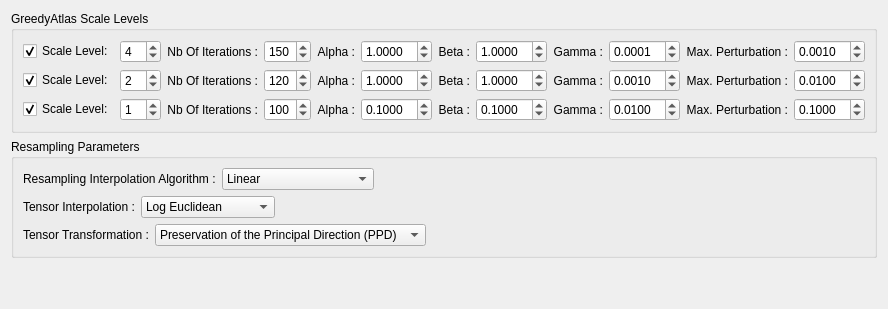
      <widget class="QWidget" name="AWTab">
       <attribute name="title">
        <string>Diffeomorphic Atlas</string>
       </attribute>
       <layout class="QVBoxLayout" name="verticalLayout_12">
        <item>
         <widget class="QGroupBox" name="AWGroupBox">
          <property name="sizePolicy">
           <sizepolicy hsizetype="Preferred" vsizetype="Expanding">
            <horstretch>0</horstretch>
            <verstretch>0</verstretch>
           </sizepolicy>
          </property>
          <property name="title">
           <string>GreedyAtlas Scale Levels</string>
          </property>
          <layout class="QVBoxLayout" name="verticalLayout_4">
           <item>
            <layout class="QVBoxLayout" name="verticalLayout_10">
             <item>
              <layout class="QHBoxLayout" name="horizontalLayout_3">
               <item>
                <widget class="QCheckBox" name="SL4checkBox">
                 <property name="text">
                  <string>Scale Level:</string>
                 </property>
                 <property name="checked">
                  <bool>true</bool>
                 </property>
                </widget>
               </item>
               <item>
                <widget class="QSpinBox" name="SL4spinBox">
                 <property name="value">
                  <number>4</number>
                 </property>
                </widget>
               </item>
               <item>
                <widget class="QLabel" name="label">
                 <property name="text">
                  <string>Nb Of Iterations :</string>
                 </property>
                 <property name="alignment">
                  <set>Qt::AlignRight|Qt::AlignTrailing|Qt::AlignVCenter</set>
                 </property>
                </widget>
               </item>
               <item>
                <widget class="QSpinBox" name="nbIter4SpinBox">
                 <property name="maximum">
                  <number>500</number>
                 </property>
                 <property name="value">
                  <number>150</number>
                 </property>
                </widget>
               </item>
               <item>
                <widget class="QLabel" name="label_12">
                 <property name="text">
                  <string>Alpha :</string>
                 </property>
                 <property name="alignment">
                  <set>Qt::AlignRight|Qt::AlignTrailing|Qt::AlignVCenter</set>
                 </property>
                </widget>
               </item>
               <item>
                <widget class="QDoubleSpinBox" name="alpha4DoubleSpinBox">
                 <property name="decimals">
                  <number>4</number>
                 </property>
                 <property name="value">
                  <double>1.000000000000000</double>
                 </property>
                </widget>
               </item>
               <item>
                <widget class="QLabel" name="betaLabel_2">
                 <property name="sizePolicy">
                  <sizepolicy hsizetype="Minimum" vsizetype="Preferred">
                   <horstretch>0</horstretch>
                   <verstretch>0</verstretch>
                  </sizepolicy>
                 </property>
                 <property name="text">
                  <string>Beta :</string>
                 </property>
                 <property name="alignment">
                  <set>Qt::AlignRight|Qt::AlignTrailing|Qt::AlignVCenter</set>
                 </property>
                </widget>
               </item>
               <item>
                <widget class="QDoubleSpinBox" name="beta4DoubleSpinBox">
                 <property name="decimals">
                  <number>4</number>
                 </property>
                 <property name="value">
                  <double>1.000000000000000</double>
                 </property>
                </widget>
               </item>
               <item>
                <widget class="QLabel" name="gammaLabel_2">
                 <property name="sizePolicy">
                  <sizepolicy hsizetype="Minimum" vsizetype="Preferred">
                   <horstretch>0</horstretch>
                   <verstretch>0</verstretch>
                  </sizepolicy>
                 </property>
                 <property name="text">
                  <string>Gamma :</string>
                 </property>
                 <property name="alignment">
                  <set>Qt::AlignRight|Qt::AlignTrailing|Qt::AlignVCenter</set>
                 </property>
                </widget>
               </item>
               <item>
                <widget class="QDoubleSpinBox" name="gamma4DoubleSpinBox">
                 <property name="decimals">
                  <number>4</number>
                 </property>
                 <property name="value">
                  <double>0.000100000000000</double>
                 </property>
                </widget>
               </item>
               <item>
                <widget class="QLabel" name="maxPerturbationLabel_2">
                 <property name="sizePolicy">
                  <sizepolicy hsizetype="Minimum" vsizetype="Preferred">
                   <horstretch>0</horstretch>
                   <verstretch>0</verstretch>
                  </sizepolicy>
                 </property>
                 <property name="text">
                  <string>Max. Perturbation :</string>
                 </property>
                 <property name="alignment">
                  <set>Qt::AlignRight|Qt::AlignTrailing|Qt::AlignVCenter</set>
                 </property>
                </widget>
               </item>
               <item>
                <widget class="QDoubleSpinBox" name="maxPerturbation4DoubleSpinBox">
                 <property name="decimals">
                  <number>4</number>
                 </property>
                 <property name="value">
                  <double>0.001000000000000</double>
                 </property>
                </widget>
               </item>
              </layout>
             </item>
             <item>
              <layout class="QHBoxLayout" name="horizontalLayout_4">
               <item>
                <widget class="QCheckBox" name="SL2checkBox">
                 <property name="text">
                  <string>Scale Level:</string>
                 </property>
                 <property name="checked">
                  <bool>true</bool>
                 </property>
                </widget>
               </item>
               <item>
                <widget class="QSpinBox" name="SL2spinBox">
                 <property name="value">
                  <number>2</number>
                 </property>
                </widget>
               </item>
               <item>
                <widget class="QLabel" name="label_2">
                 <property name="text">
                  <string>Nb Of Iterations :</string>
                 </property>
                 <property name="alignment">
                  <set>Qt::AlignRight|Qt::AlignTrailing|Qt::AlignVCenter</set>
                 </property>
                </widget>
               </item>
               <item>
                <widget class="QSpinBox" name="nbIter2SpinBox">
                 <property name="maximum">
                  <number>500</number>
                 </property>
                 <property name="value">
                  <number>120</number>
                 </property>
                </widget>
               </item>
               <item>
                <widget class="QLabel" name="label_13">
                 <property name="text">
                  <string>Alpha :</string>
                 </property>
                 <property name="alignment">
                  <set>Qt::AlignRight|Qt::AlignTrailing|Qt::AlignVCenter</set>
                 </property>
                </widget>
               </item>
               <item>
                <widget class="QDoubleSpinBox" name="alpha2DoubleSpinBox">
                 <property name="decimals">
                  <number>4</number>
                 </property>
                 <property name="value">
                  <double>1.000000000000000</double>
                 </property>
                </widget>
               </item>
               <item>
                <widget class="QLabel" name="label_3">
                 <property name="sizePolicy">
                  <sizepolicy hsizetype="Preferred" vsizetype="Preferred">
                   <horstretch>0</horstretch>
                   <verstretch>0</verstretch>
                  </sizepolicy>
                 </property>
                 <property name="text">
                  <string>Beta :</string>
                 </property>
                 <property name="alignment">
                  <set>Qt::AlignRight|Qt::AlignTrailing|Qt::AlignVCenter</set>
                 </property>
                </widget>
               </item>
               <item>
                <widget class="QDoubleSpinBox" name="beta2DoubleSpinBox">
                 <property name="decimals">
                  <number>4</number>
                 </property>
                 <property name="value">
                  <double>1.000000000000000</double>
                 </property>
                </widget>
               </item>
               <item>
                <widget class="QLabel" name="label_4">
                 <property name="sizePolicy">
                  <sizepolicy hsizetype="Preferred" vsizetype="Preferred">
                   <horstretch>0</horstretch>
                   <verstretch>0</verstretch>
                  </sizepolicy>
                 </property>
                 <property name="text">
                  <string>Gamma :</string>
                 </property>
                 <property name="alignment">
                  <set>Qt::AlignRight|Qt::AlignTrailing|Qt::AlignVCenter</set>
                 </property>
                </widget>
               </item>
               <item>
                <widget class="QDoubleSpinBox" name="gamma2DoubleSpinBox">
                 <property name="decimals">
                  <number>4</number>
                 </property>
                 <property name="value">
                  <double>0.001000000000000</double>
                 </property>
                </widget>
               </item>
               <item>
                <widget class="QLabel" name="label_7">
                 <property name="sizePolicy">
                  <sizepolicy hsizetype="Preferred" vsizetype="Preferred">
                   <horstretch>0</horstretch>
                   <verstretch>0</verstretch>
                  </sizepolicy>
                 </property>
                 <property name="text">
                  <string>Max. Perturbation :</string>
                 </property>
                 <property name="alignment">
                  <set>Qt::AlignRight|Qt::AlignTrailing|Qt::AlignVCenter</set>
                 </property>
                </widget>
               </item>
               <item>
                <widget class="QDoubleSpinBox" name="maxPerturbation2DoubleSpinBox">
                 <property name="decimals">
                  <number>4</number>
                 </property>
                 <property name="value">
                  <double>0.010000000000000</double>
                 </property>
                </widget>
               </item>
              </layout>
             </item>
             <item>
              <layout class="QHBoxLayout" name="horizontalLayout_5">
               <item>
                <widget class="QCheckBox" name="SL1checkBox">
                 <property name="text">
                  <string>Scale Level:</string>
                 </property>
                 <property name="checked">
                  <bool>true</bool>
                 </property>
                </widget>
               </item>
               <item>
                <widget class="QSpinBox" name="SL1spinBox">
                 <property name="value">
                  <number>1</number>
                 </property>
                </widget>
               </item>
               <item>
                <widget class="QLabel" name="label_11">
                 <property name="text">
                  <string>Nb Of Iterations :</string>
                 </property>
                 <property name="alignment">
                  <set>Qt::AlignRight|Qt::AlignTrailing|Qt::AlignVCenter</set>
                 </property>
                </widget>
               </item>
               <item>
                <widget class="QSpinBox" name="nbIter1SpinBox">
                 <property name="maximum">
                  <number>500</number>
                 </property>
                 <property name="value">
                  <number>100</number>
                 </property>
                </widget>
               </item>
               <item>
                <widget class="QLabel" name="label_14">
                 <property name="text">
                  <string>Alpha :</string>
                 </property>
                 <property name="alignment">
                  <set>Qt::AlignRight|Qt::AlignTrailing|Qt::AlignVCenter</set>
                 </property>
                </widget>
               </item>
               <item>
                <widget class="QDoubleSpinBox" name="alpha1DoubleSpinBox">
                 <property name="decimals">
                  <number>4</number>
                 </property>
                 <property name="value">
                  <double>0.100000000000000</double>
                 </property>
                </widget>
               </item>
               <item>
                <widget class="QLabel" name="label_10">
                 <property name="text">
                  <string>Beta :</string>
                 </property>
                 <property name="alignment">
                  <set>Qt::AlignRight|Qt::AlignTrailing|Qt::AlignVCenter</set>
                 </property>
                </widget>
               </item>
               <item>
                <widget class="QDoubleSpinBox" name="beta1DoubleSpinBox">
                 <property name="decimals">
                  <number>4</number>
                 </property>
                 <property name="value">
                  <double>0.100000000000000</double>
                 </property>
                </widget>
               </item>
               <item>
                <widget class="QLabel" name="label_9">
                 <property name="text">
                  <string>Gamma :</string>
                 </property>
                 <property name="alignment">
                  <set>Qt::AlignRight|Qt::AlignTrailing|Qt::AlignVCenter</set>
                 </property>
                </widget>
               </item>
               <item>
                <widget class="QDoubleSpinBox" name="gamma1DoubleSpinBox">
                 <property name="decimals">
                  <number>4</number>
                 </property>
                 <property name="value">
                  <double>0.010000000000000</double>
                 </property>
                </widget>
               </item>
               <item>
                <widget class="QLabel" name="label_8">
                 <property name="text">
                  <string>Max. Perturbation :</string>
                 </property>
                 <property name="alignment">
                  <set>Qt::AlignRight|Qt::AlignTrailing|Qt::AlignVCenter</set>
                 </property>
                </widget>
               </item>
               <item>
                <widget class="QDoubleSpinBox" name="maxPerturbation1DoubleSpinBox">
                 <property name="decimals">
                  <number>4</number>
                 </property>
                 <property name="value">
                  <double>0.100000000000000</double>
                 </property>
                </widget>
               </item>
              </layout>
             </item>
            </layout>
           </item>
          </layout>
         </widget>
        </item>
        <item>
         <widget class="QGroupBox" name="FinalAtlasgroupBox">
          <property name="title">
           <string>Resampling Parameters</string>
          </property>
          <layout class="QVBoxLayout" name="verticalLayout_13">
           <item>
            <layout class="QHBoxLayout" name="ResampParamHLayout" stretch="0,0,0,0">
             <item>
              <widget class="QLabel" name="resamplingInterpolationTypeLabel">
               <property name="sizePolicy">
                <sizepolicy hsizetype="Fixed" vsizetype="Preferred">
                 <horstretch>0</horstretch>
                 <verstretch>0</verstretch>
                </sizepolicy>
               </property>
               <property name="text">
                <string>Resampling Interpolation Algorithm :</string>
               </property>
              </widget>
             </item>
             <item>
              <widget class="QComboBox" name="InterpolTypeComboBox">
               <property name="sizePolicy">
                <sizepolicy hsizetype="Fixed" vsizetype="Fixed">
                 <horstretch>0</horstretch>
                 <verstretch>0</verstretch>
                </sizepolicy>
               </property>
               <property name="editable">
                <bool>false</bool>
               </property>
               <property name="currentIndex">
                <number>0</number>
               </property>
               <property name="duplicatesEnabled">
                <bool>false</bool>
               </property>
               <item>
                <property name="text">
                 <string>Linear</string>
                </property>
               </item>
               <item>
                <property name="text">
                 <string>Nearest Neighborhoor</string>
                </property>
               </item>
               <item>
                <property name="text">
                 <string>Windowed Sinc</string>
                </property>
               </item>
               <item>
                <property name="text">
                 <string>BSpline</string>
                </property>
               </item>
              </widget>
             </item>
             <item>
              <layout class="QHBoxLayout" name="optionHLayout"/>
             </item>
             <item>
              <spacer name="horizontalSpacer_6">
               <property name="orientation">
                <enum>Qt::Horizontal</enum>
               </property>
               <property name="sizeType">
                <enum>QSizePolicy::Expanding</enum>
               </property>
               <property name="sizeHint" stdset="0">
                <size>
                 <width>450</width>
                 <height>20</height>
                </size>
               </property>
              </spacer>
             </item>
            </layout>
           </item>
           <item>
            <layout class="QHBoxLayout" name="horizontalLayout_2" stretch="0,0,0,0">
             <item>
              <widget class="QLabel" name="label_16">
               <property name="text">
                <string>Tensor Interpolation :</string>
               </property>
              </widget>
             </item>
             <item>
              <widget class="QComboBox" name="TensInterpolComboBox">
               <item>
                <property name="text">
                 <string>Log Euclidean</string>
                </property>
               </item>
               <item>
                <property name="text">
                 <string>Non Log Euclidean</string>
                </property>
               </item>
              </widget>
             </item>
             <item>
              <layout class="QHBoxLayout" name="logOptionHLayout"/>
             </item>
             <item>
              <spacer name="horizontalSpacer_7">
               <property name="orientation">
                <enum>Qt::Horizontal</enum>
               </property>
               <property name="sizeType">
                <enum>QSizePolicy::Expanding</enum>
               </property>
               <property name="sizeHint" stdset="0">
                <size>
                 <width>500</width>
                 <height>20</height>
                </size>
               </property>
              </spacer>
             </item>
            </layout>
           </item>
           <item>
            <layout class="QHBoxLayout" name="horizontalLayout_9">
             <item>
              <widget class="QLabel" name="label_25">
               <property name="text">
                <string>Tensor Transformation :</string>
               </property>
              </widget>
             </item>
             <item>
              <widget class="QComboBox" name="TensTfmComboBox">
               <item>
                <property name="text">
                 <string>Preservation of the Principal Direction (PPD)</string>
                </property>
               </item>
               <item>
                <property name="text">
                 <string>Finite Strain (FS)</string>
                </property>
               </item>
              </widget>
             </item>
             <item>
              <spacer name="horizontalSpacer_10">
               <property name="orientation">
                <enum>Qt::Horizontal</enum>
               </property>
               <property name="sizeType">
                <enum>QSizePolicy::Expanding</enum>
               </property>
               <property name="sizeHint" stdset="0">
                <size>
                 <width>40</width>
                 <height>20</height>
                </size>
               </property>
              </spacer>
             </item>
            </layout>
           </item>
          </layout>
         </widget>
        </item>
        <item>
         <spacer name="verticalSpacer_2">
          <property name="orientation">
           <enum>Qt::Vertical</enum>
          </property>
          <property name="sizeHint" stdset="0">
           <size>
            <width>20</width>
            <height>40</height>
           </size>
          </property>
         </spacer>
        </item>
       </layout>
      </widget>
